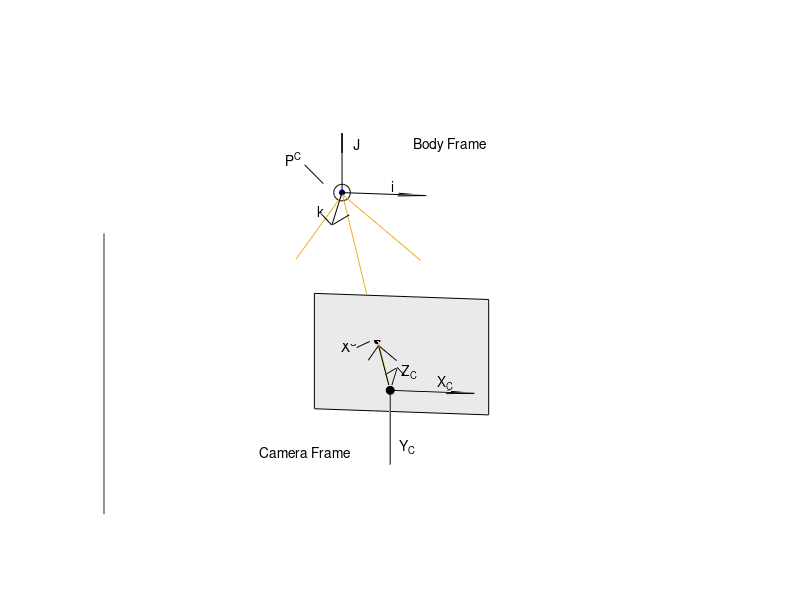

MATLAB code for this plot:
clear all;
close all;
clc;

cc_x = 0.46598;
cc_y = 0.3493;
f_cam = 1;

hFig = figure()
plot3(0,0,0,'ko','MarkerFaceColor','k'); % optical center
hold on;
color = get(hFig,'Color');
set(gca,'XColor',[1 1 1],'YColor',[1 1 1],'TickDir','out')

% Camera frame
x = [0 0.5];
y = [0 0.7];
z = [0 -0.5];
ze = [0 0];
quiver3(ze,ze,ze, x, ze, ze, '-k');
quiver3(ze,ze,ze, ze, y, ze, '-k');
quiver3(ze,ze,ze, ze, ze, z, '-k');
text(x(2)/2,0.04,0.05,'X_C');
text(0.04,y(2)/2,0.04,'Z_C');
text(0.05,0,z(2)/1.5,'Y_C');
text(-0.7,0,-0.4,'Camera Frame');

% focal plane
ccam_width = abs(cc_x)*2;
ccam_height = abs(cc_y)*2;
[xx, yy] = meshgrid([-ccam_width/2 ccam_width/2], [-ccam_height/2 ccam_height/2]);
h_cam = surf(xx,f_cam*ones(size(xx)),yy);
set(h_cam,'FaceColor',[0.2 0.2 0.2],'FaceAlpha',0.1)

% ball
Pc = [-0.5,4,0.3];
plot3(Pc(1),Pc(2),Pc(3),'ko','MarkerSize',12);
plot3(Pc(1),Pc(2),Pc(3),'bo','MarkerSize',4,'MarkerFaceColor','k');
quiver3(ze, ze, ze, 1.1*[0 Pc(1)], 1.1*[0 Pc(2)], 1.1*[0 Pc(3)]);
text(Pc(1)-.3, Pc(2), Pc(3)+.2, 'P^C');
plot3([Pc(1)-.2 Pc(1)-0.1], [Pc(2) Pc(2)], [Pc(3)+.16 Pc(3)+0.05],'-k') % line from P_c to ball

% body frame of ball
i = 0.5; % ] + [Pc(1) Pc(1)];
j = -1; %  + [Pc(2) Pc(2)];
k = 0.4; %  + [Pc(3) Pc(3)];
quiver3(Pc(1),Pc(2),Pc(3), i, 0, 0, '-k');
quiver3(Pc(1),Pc(2),Pc(3), 0, j, 0, '-k');
quiver3(Pc(1),Pc(2),Pc(3), 0, 0, k, '-k');
text(Pc(1)-0.1,Pc(2)-0.5,Pc(3),'k');
text(Pc(1)+0.06,Pc(2),Pc(3)+0.3,'J');
text(Pc(1)+0.25,Pc(2)+0.25,Pc(3),'i');
text(Pc(1)+0.35,Pc(2)+0.5,Pc(3)+0.2,'Body Frame');

% camera coordinates of ball
plot3(-0.13,f_cam,0.074,'ko','MarkerSize',4,'MarkerFaceColor','k');
quiver3(0,0,0,-0.13,f_cam,0.077,'-k');
text(-0.32,f_cam,0.05,'X^S')
plot3([-0.24 -0.17],[f_cam f_cam],[0.03 0.07],'-k');

% limits
xlim([-1.5 1.5])
ylim([-0.5 4.7]);
zlim([-0.7 1]);

            
set(gca,'YTickMode', 'manual');
set(gca,'YTick', []);
set(gca,'YTickLabel', {}); 
set(gca,'XTickMode', 'manual');
set(gca,'XTick', []);
set(gca,'XTickLabel', {}); 
set(gca,'ZTickMode', 'manual');
set(gca,'ZTick', []);
set(gca,'ZTickLabel', {});


view(6,34) % az, elev 